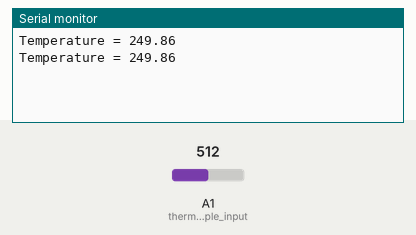
Simulated run of this sketch. Board: Arduino Uno, built with avr-gcc and run on an emulated ATmega328P. Shown: the last lines printed to the serial monitor. The inputs (shaded band) are chosen by the test bench; at power-on: A1 (thermocouple_input) = 512.

Above: at 1.8 s.
1.9 s: A1 (thermocouple_input) set to 716
At 2.8 s:
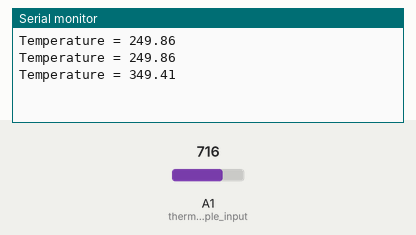
3.4 s: A1 (thermocouple_input) set to 900
At 4.5 s:
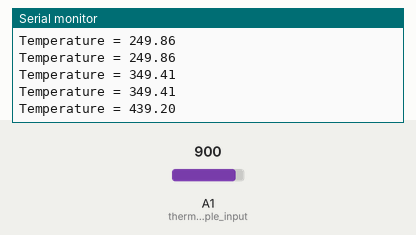
Timing chart, 0 to 6.4 s (numbered marks = the images above; inputs shaded):
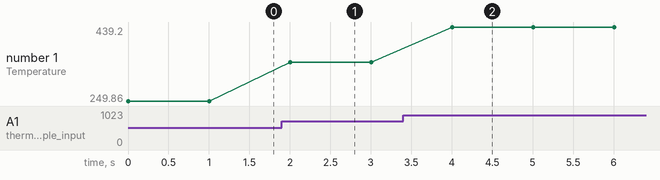

Measured:
- after the input at 1.9 s, the serial monitor: prints a new line after 0.10 s (image 1)
- after the input at 3.4 s, the serial monitor: prints a new line after 0.60 s (image 2)
- plotted number 1: 249.86 → 349.41 after the input at 1.9 s, 349.41 → 439.2 after the input at 3.4 s

The sketch:

HOTFIRE_TEST_HEAT.ino
```cpp
const int thermocouple_input = A1;	/* AD595 O/P pin */

void setup() {
  Serial.begin(9600);	/* Define baud rate for serial communication */
}

void loop() {
  int adc_val;
  float temperature;
  adc_val = analogRead(thermocouple_input);
  temperature = ( ((adc_val * 4.88) - 0.0027 ) / 10.0 );
  Serial.print("Temperature = ");
  Serial.print(temperature);
  Serial.print("\n\n");
  delay(1000);
}
```
